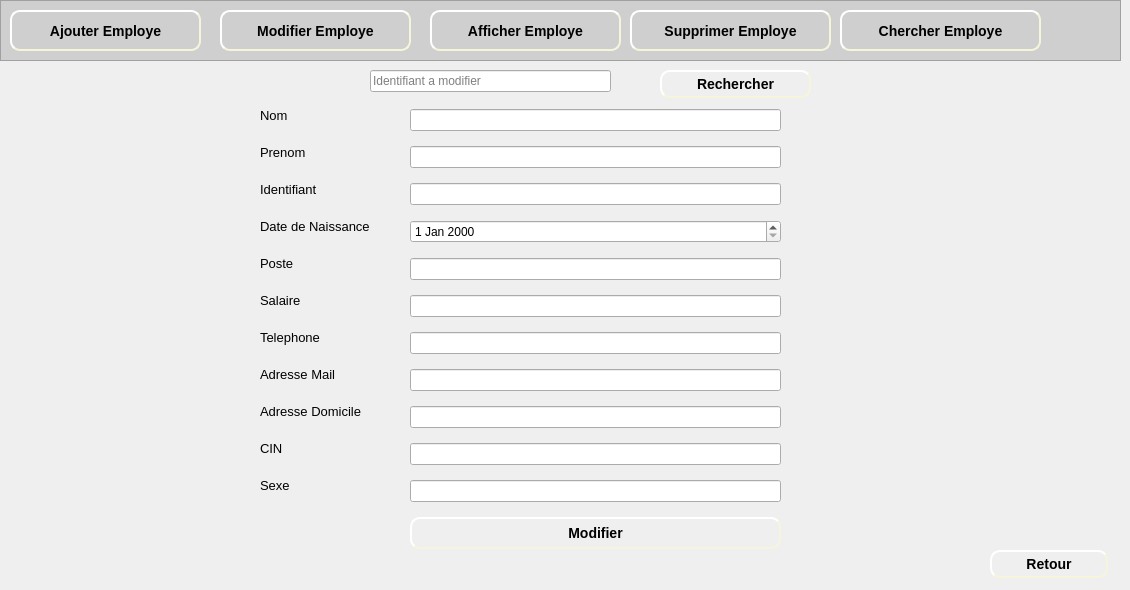
    <widget class="QWidget" name="page_4">
     <widget class="QFrame" name="frame_4">
      <property name="geometry">
       <rect>
        <x>0</x>
        <y>0</y>
        <width>1121</width>
        <height>61</height>
       </rect>
      </property>
      <property name="styleSheet">
       <string notr="true">background-color: rgb(207, 207, 207);</string>
      </property>
      <property name="frameShape">
       <enum>QFrame::StyledPanel</enum>
      </property>
      <property name="frameShadow">
       <enum>QFrame::Raised</enum>
      </property>
      <widget class="QPushButton" name="pushButton_ajouterEmploye_4">
       <property name="geometry">
        <rect>
         <x>10</x>
         <y>10</y>
         <width>191</width>
         <height>41</height>
        </rect>
       </property>
       <property name="styleSheet">
        <string notr="true">#pushButton_ajouterEmploye_4
{
	background-color: rgb(207, 207, 207);
	border-color: beige;
border-style: outset;
  border-width: 2px;
  border-radius: 10px;
  font: bold 14px;
  min-width: 6em;
  padding: 6px;

}
#pushButton_ajouterEmploye_4:hover
{
	border-color: blue;
}</string>
       </property>
       <property name="text">
        <string>Ajouter Employe</string>
       </property>
      </widget>
      <widget class="QLabel" name="label_56">
       <property name="geometry">
        <rect>
         <x>20</x>
         <y>20</y>
         <width>21</width>
         <height>21</height>
        </rect>
       </property>
       <property name="text">
        <string/>
       </property>
       <property name="pixmap">
        <pixmap>../Bouttons/ajouMachine-removebg-preview.png</pixmap>
       </property>
       <property name="scaledContents">
        <bool>true</bool>
       </property>
      </widget>
      <widget class="QPushButton" name="pushButton_modifierEmploye_3">
       <property name="geometry">
        <rect>
         <x>220</x>
         <y>10</y>
         <width>191</width>
         <height>41</height>
        </rect>
       </property>
       <property name="styleSheet">
        <string notr="true">#pushButton_modifierEmploye_3
{
	background-color: rgb(207, 207, 207);
	border-color: beige;
border-style: outset;
  border-width: 2px;
  border-radius: 10px;
  font: bold 14px;
  min-width: 6em;
  padding: 6px;

}
#pushButton_modifierEmploye_3:hover
{
	border-color: blue;
}</string>
       </property>
       <property name="text">
        <string>Modifier Employe</string>
       </property>
      </widget>
      <widget class="QLabel" name="label_57">
       <property name="geometry">
        <rect>
         <x>230</x>
         <y>20</y>
         <width>21</width>
         <height>21</height>
        </rect>
       </property>
       <property name="text">
        <string/>
       </property>
       <property name="pixmap">
        <pixmap>../Bouttons/modifier-removebg-preview.png</pixmap>
       </property>
       <property name="scaledContents">
        <bool>true</bool>
       </property>
      </widget>
      <widget class="QPushButton" name="pushButton_afficherEmploye_3">
       <property name="geometry">
        <rect>
         <x>430</x>
         <y>10</y>
         <width>191</width>
         <height>41</height>
        </rect>
       </property>
       <property name="styleSheet">
        <string notr="true">#pushButton_afficherEmploye_3
{

	border-color: beige;
border-style: outset;
  border-width: 2px;
  border-radius: 10px;
  font: bold 14px;
  min-width: 6em;
  padding: 6px;

}
#pushButton_afficherEmploye_3:hover
{
	border-color: blue;
}</string>
       </property>
       <property name="text">
        <string>Afficher Employe</string>
       </property>
      </widget>
      <widget class="QLabel" name="label_58">
       <property name="geometry">
        <rect>
         <x>440</x>
         <y>20</y>
         <width>21</width>
         <height>21</height>
        </rect>
       </property>
       <property name="text">
        <string/>
       </property>
       <property name="pixmap">
        <pixmap>../Bouttons/afficher-removebg-preview.png</pixmap>
       </property>
       <property name="scaledContents">
        <bool>true</bool>
       </property>
      </widget>
      <widget class="QPushButton" name="pushButton_supprimerEmploye_3">
       <property name="geometry">
        <rect>
         <x>630</x>
         <y>10</y>
         <width>201</width>
         <height>41</height>
        </rect>
       </property>
       <property name="styleSheet">
        <string notr="true">#pushButton_supprimerEmploye_3
{
	background-color: rgb(207, 207, 207);
	border-color: beige;
border-style: outset;
  border-width: 2px;
  border-radius: 10px;
  font: bold 14px;
  min-width: 6em;
  padding: 6px;

}
#pushButton_supprimerEmploye_3:hover
{
	border-color: blue;
}</string>
       </property>
       <property name="text">
        <string>Supprimer Employe</string>
       </property>
      </widget>
      <widget class="QLabel" name="label_59">
       <property name="geometry">
        <rect>
         <x>640</x>
         <y>20</y>
         <width>21</width>
         <height>21</height>
        </rect>
       </property>
       <property name="text">
        <string/>
       </property>
       <property name="pixmap">
        <pixmap>../Bouttons/supprimerMachine-removebg-preview.png</pixmap>
       </property>
       <property name="scaledContents">
        <bool>true</bool>
       </property>
      </widget>
      <widget class="QPushButton" name="pushButton_3">
       <property name="geometry">
        <rect>
         <x>840</x>
         <y>10</y>
         <width>201</width>
         <height>41</height>
        </rect>
       </property>
       <property name="styleSheet">
        <string notr="true">#pushButton_3
{

	border-color: beige;
border-style: outset;
  border-width: 2px;
  border-radius: 10px;
  font: bold 14px;
  min-width: 6em;
  padding: 6px;

}
#pushButton_3:hover
{
	border-color: blue;
}</string>
       </property>
       <property name="text">
        <string>Chercher Employe</string>
       </property>
      </widget>
      <widget class="QLabel" name="label_103">
       <property name="geometry">
        <rect>
         <x>850</x>
         <y>20</y>
         <width>21</width>
         <height>21</height>
        </rect>
       </property>
       <property name="text">
        <string/>
       </property>
       <property name="pixmap">
        <pixmap>../Bouttons/consulter-removebg-preview.png</pixmap>
       </property>
       <property name="scaledContents">
        <bool>true</bool>
       </property>
      </widget>
     </widget>
     <widget class="QLabel" name="label_7">
      <property name="geometry">
       <rect>
        <x>0</x>
        <y>60</y>
        <width>1121</width>
        <height>521</height>
       </rect>
      </property>
      <property name="text">
       <string/>
      </property>
      <property name="pixmap">
       <pixmap>../Bouttons/fontFinal.jpg</pixmap>
      </property>
      <property name="scaledContents">
       <bool>true</bool>
      </property>
     </widget>
     <widget class="QLineEdit" name="lineEdit_idModifierE">
      <property name="geometry">
       <rect>
        <x>370</x>
        <y>70</y>
        <width>241</width>
        <height>22</height>
       </rect>
      </property>
      <property name="placeholderText">
       <string>Identifiant a modifier</string>
      </property>
     </widget>
     <widget class="QPushButton" name="pushButton_rechercherME">
      <property name="geometry">
       <rect>
        <x>660</x>
        <y>70</y>
        <width>151</width>
        <height>28</height>
       </rect>
      </property>
      <property name="styleSheet">
       <string notr="true">#pushButton_rechercherME
{

	border-color: beige;
border-style: outset;
  border-width: 2px;
  border-radius: 10px;
  font: bold 14px;
  min-width: 6em;
  padding: 6px;

}
#pushButton_rechercherME:hover
{
	border-color: blue;
}</string>
      </property>
      <property name="text">
       <string>Rechercher</string>
      </property>
     </widget>
     <widget class="QLabel" name="label_34">
      <property name="geometry">
       <rect>
        <x>670</x>
        <y>70</y>
        <width>21</width>
        <height>21</height>
       </rect>
      </property>
      <property name="text">
       <string/>
      </property>
      <property name="pixmap">
       <pixmap>../Bouttons/consulter-removebg-preview.png</pixmap>
      </property>
      <property name="scaledContents">
       <bool>true</bool>
      </property>
     </widget>
     <widget class="QWidget" name="verticalLayoutWidget_4">
      <property name="geometry">
       <rect>
        <x>410</x>
        <y>100</y>
        <width>371</width>
        <height>461</height>
       </rect>
      </property>
      <layout class="QVBoxLayout" name="verticalLayout_4">
       <item>
        <widget class="QLineEdit" name="lineEdit_nom_2">
         <property name="placeholderText">
          <string/>
         </property>
        </widget>
       </item>
       <item>
        <widget class="QLineEdit" name="lineEdit_prenom_2">
         <property name="placeholderText">
          <string/>
         </property>
        </widget>
       </item>
       <item>
        <widget class="QLineEdit" name="lineEdit_identifiant_2">
         <property name="placeholderText">
          <string/>
         </property>
        </widget>
       </item>
       <item>
        <widget class="QDateEdit" name="dateEdit_naissance_2"/>
       </item>
       <item>
        <widget class="QLineEdit" name="lineEdit_poste_2">
         <property name="placeholderText">
          <string/>
         </property>
        </widget>
       </item>
       <item>
        <widget class="QLineEdit" name="lineEdit_salaire_2">
         <property name="placeholderText">
          <string/>
         </property>
        </widget>
       </item>
       <item>
        <widget class="QLineEdit" name="lineEdit_telephone_2">
         <property name="placeholderText">
          <string/>
         </property>
        </widget>
       </item>
       <item>
        <widget class="QLineEdit" name="lineEdit_mail_2">
         <property name="placeholderText">
          <string/>
         </property>
        </widget>
       </item>
       <item>
        <widget class="QLineEdit" name="lineEdit_domicile_2">
         <property name="placeholderText">
          <string/>
         </property>
        </widget>
       </item>
       <item>
        <widget class="QLineEdit" name="lineEdit_cin_2">
         <property name="placeholderText">
          <string/>
         </property>
        </widget>
       </item>
       <item>
        <widget class="QLineEdit" name="lineEdit_sexe_2">
         <property name="placeholderText">
          <string/>
         </property>
        </widget>
       </item>
       <item>
        <widget class="QPushButton" name="pushButton_modifierEmploye_4">
         <property name="styleSheet">
          <string notr="true">#pushButton_modifierEmploye_4
{
	
	border-color: beige;
border-style: outset;
  border-width: 2px;
  border-radius: 10px;
  font: bold 14px;
  min-width: 6em;
  padding: 6px;

}
#pushButton_modifierEmploye_4:hover
{
	border-color: blue;
}</string>
         </property>
         <property name="text">
          <string>Modifier</string>
         </property>
        </widget>
       </item>
      </layout>
     </widget>
     <widget class="QPushButton" name="pushButton_retour_2">
      <property name="geometry">
       <rect>
        <x>990</x>
        <y>550</y>
        <width>118</width>
        <height>28</height>
       </rect>
      </property>
      <property name="styleSheet">
       <string notr="true">#pushButton_retour_2
{
	
	border-color: beige;
border-style: outset;
  border-width: 2px;
  border-radius: 10px;
  font: bold 14px;
  min-width: 6em;
  padding: 6px;

}
#pushButton_retour_2:hover
{
	border-color: blue;
}</string>
      </property>
      <property name="text">
       <string>Retour</string>
      </property>
     </widget>
     <widget class="QLabel" name="label_46">
      <property name="geometry">
       <rect>
        <x>1000</x>
        <y>560</y>
        <width>21</width>
        <height>16</height>
       </rect>
      </property>
      <property name="text">
       <string/>
      </property>
      <property name="pixmap">
       <pixmap>../Bouttons/retour-removebg-preview.png</pixmap>
      </property>
      <property name="scaledContents">
       <bool>true</bool>
      </property>
     </widget>
     <widget class="QWidget" name="verticalLayoutWidget_9">
      <property name="geometry">
       <rect>
        <x>260</x>
        <y>100</y>
        <width>160</width>
        <height>401</height>
       </rect>
      </property>
      <layout class="QVBoxLayout" name="verticalLayout_8">
       <item>
        <widget class="QLabel" name="label_31">
         <property name="text">
          <string>&lt;html&gt;&lt;head/&gt;&lt;body&gt;&lt;p&gt;&lt;span style=&quot; font-size:10pt;&quot;&gt;Nom&lt;/span&gt;&lt;/p&gt;&lt;/body&gt;&lt;/html&gt;</string>
         </property>
        </widget>
       </item>
       <item>
        <widget class="QLabel" name="label_33">
         <property name="text">
          <string>&lt;html&gt;&lt;head/&gt;&lt;body&gt;&lt;p&gt;&lt;span style=&quot; font-size:10pt;&quot;&gt;Prenom&lt;/span&gt;&lt;/p&gt;&lt;/body&gt;&lt;/html&gt;</string>
         </property>
        </widget>
       </item>
       <item>
        <widget class="QLabel" name="label_32">
         <property name="text">
          <string>&lt;html&gt;&lt;head/&gt;&lt;body&gt;&lt;p&gt;&lt;span style=&quot; font-size:10pt;&quot;&gt;Identifiant&lt;/span&gt;&lt;/p&gt;&lt;/body&gt;&lt;/html&gt;</string>
         </property>
        </widget>
       </item>
       <item>
        <widget class="QLabel" name="label_38">
         <property name="text">
          <string>&lt;html&gt;&lt;head/&gt;&lt;body&gt;&lt;p&gt;&lt;span style=&quot; font-size:10pt;&quot;&gt;Date de Naissance&lt;/span&gt;&lt;/p&gt;&lt;/body&gt;&lt;/html&gt;</string>
         </property>
        </widget>
       </item>
       <item>
        <widget class="QLabel" name="label_40">
         <property name="text">
          <string>&lt;html&gt;&lt;head/&gt;&lt;body&gt;&lt;p&gt;&lt;span style=&quot; font-size:10pt;&quot;&gt;Poste&lt;/span&gt;&lt;/p&gt;&lt;/body&gt;&lt;/html&gt;</string>
         </property>
        </widget>
       </item>
       <item>
        <widget class="QLabel" name="label_42">
         <property name="text">
          <string>&lt;html&gt;&lt;head/&gt;&lt;body&gt;&lt;p&gt;&lt;span style=&quot; font-size:10pt;&quot;&gt;Salaire&lt;/span&gt;&lt;/p&gt;&lt;/body&gt;&lt;/html&gt;</string>
         </property>
        </widget>
       </item>
       <item>
        <widget class="QLabel" name="label_39">
         <property name="text">
          <string>&lt;html&gt;&lt;head/&gt;&lt;body&gt;&lt;p&gt;&lt;span style=&quot; font-size:10pt;&quot;&gt;Telephone&lt;/span&gt;&lt;/p&gt;&lt;/body&gt;&lt;/html&gt;</string>
         </property>
        </widget>
       </item>
       <item>
        <widget class="QLabel" name="label_43">
         <property name="text">
          <string>&lt;html&gt;&lt;head/&gt;&lt;body&gt;&lt;p&gt;&lt;span style=&quot; font-size:10pt;&quot;&gt;Adresse Mail&lt;/span&gt;&lt;/p&gt;&lt;/body&gt;&lt;/html&gt;</string>
         </property>
        </widget>
       </item>
       <item>
        <widget class="QLabel" name="label_44">
         <property name="text">
          <string>&lt;html&gt;&lt;head/&gt;&lt;body&gt;&lt;p&gt;&lt;span style=&quot; font-size:10pt;&quot;&gt;Adresse Domicile&lt;/span&gt;&lt;/p&gt;&lt;/body&gt;&lt;/html&gt;</string>
         </property>
        </widget>
       </item>
       <item>
        <widget class="QLabel" name="label_41">
         <property name="text">
          <string>&lt;html&gt;&lt;head/&gt;&lt;body&gt;&lt;p&gt;&lt;span style=&quot; font-size:10pt;&quot;&gt;CIN&lt;/span&gt;&lt;/p&gt;&lt;/body&gt;&lt;/html&gt;</string>
         </property>
        </widget>
       </item>
       <item>
        <widget class="QLabel" name="label_98">
         <property name="text">
          <string>&lt;html&gt;&lt;head/&gt;&lt;body&gt;&lt;p&gt;&lt;span style=&quot; font-size:10pt;&quot;&gt;Sexe&lt;/span&gt;&lt;/p&gt;&lt;/body&gt;&lt;/html&gt;</string>
         </property>
        </widget>
       </item>
      </layout>
     </widget>
    </widget>
